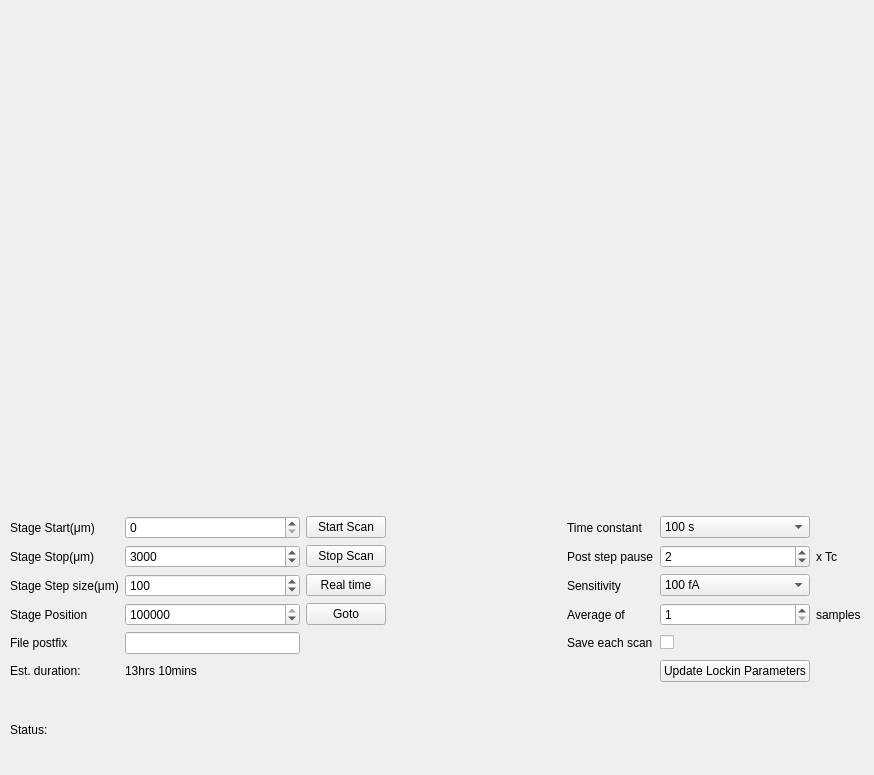
<?xml version="1.0" encoding="UTF-8"?>
<ui version="4.0">
 <class>MainWindow</class>
 <widget class="QMainWindow" name="MainWindow">
  <property name="geometry">
   <rect>
    <x>0</x>
    <y>0</y>
    <width>874</width>
    <height>775</height>
   </rect>
  </property>
  <property name="windowTitle">
   <string>MainWindow</string>
  </property>
  <widget class="QWidget" name="centralwidget">
   <widget class="QWidget" name="verticalLayoutWidget">
    <property name="geometry">
     <rect>
      <x>10</x>
      <y>10</y>
      <width>851</width>
      <height>761</height>
     </rect>
    </property>
    <layout class="QVBoxLayout" name="verticalLayout">
     <item>
      <widget class="QWidget" name="wplot" native="true">
       <property name="enabled">
        <bool>true</bool>
       </property>
       <property name="minimumSize">
        <size>
         <width>700</width>
         <height>500</height>
        </size>
       </property>
       <property name="maximumSize">
        <size>
         <width>2000</width>
         <height>2000</height>
        </size>
       </property>
      </widget>
     </item>
     <item>
      <layout class="QGridLayout" name="gridLayout_2">
       <item row="3" column="1">
        <widget class="QSpinBox" name="nPosition">
         <property name="maximum">
          <number>300000</number>
         </property>
         <property name="value">
          <number>135000</number>
         </property>
        </widget>
       </item>
       <item row="3" column="2">
        <widget class="QPushButton" name="btnGoto">
         <property name="text">
          <string>Goto</string>
         </property>
         <property name="checkable">
          <bool>false</bool>
         </property>
         <property name="autoDefault">
          <bool>false</bool>
         </property>
        </widget>
       </item>
       <item row="1" column="2">
        <widget class="QPushButton" name="btnStop">
         <property name="text">
          <string>Stop Scan</string>
         </property>
         <property name="autoDefault">
          <bool>false</bool>
         </property>
        </widget>
       </item>
       <item row="2" column="0">
        <widget class="QLabel" name="label_3">
         <property name="text">
          <string>Stage Step size(μm)</string>
         </property>
        </widget>
       </item>
       <item row="0" column="4">
        <widget class="QLabel" name="label_5">
         <property name="text">
          <string>Time constant</string>
         </property>
        </widget>
       </item>
       <item row="1" column="4">
        <widget class="QLabel" name="label_10">
         <property name="text">
          <string>Post step pause</string>
         </property>
        </widget>
       </item>
       <item row="0" column="2">
        <widget class="QPushButton" name="btnStart">
         <property name="text">
          <string notr="true">Start Scan</string>
         </property>
         <property name="shortcut">
          <string notr="true"/>
         </property>
         <property name="autoDefault">
          <bool>false</bool>
         </property>
         <property name="default">
          <bool>false</bool>
         </property>
         <property name="flat">
          <bool>false</bool>
         </property>
        </widget>
       </item>
       <item row="2" column="2">
        <widget class="QPushButton" name="btnRealtime">
         <property name="text">
          <string>Real time</string>
         </property>
         <property name="autoDefault">
          <bool>false</bool>
         </property>
        </widget>
       </item>
       <item row="1" column="0">
        <widget class="QLabel" name="label_2">
         <property name="text">
          <string>Stage Stop(μm)</string>
         </property>
        </widget>
       </item>
       <item row="3" column="3">
        <spacer name="horizontalSpacer_4">
         <property name="orientation">
          <enum>Qt::Horizontal</enum>
         </property>
         <property name="sizeHint" stdset="0">
          <size>
           <width>40</width>
           <height>20</height>
          </size>
         </property>
        </spacer>
       </item>
       <item row="0" column="1">
        <widget class="QSpinBox" name="nStart">
         <property name="maximum">
          <number>150000</number>
         </property>
        </widget>
       </item>
       <item row="0" column="0">
        <widget class="QLabel" name="label">
         <property name="text">
          <string>Stage Start(μm)</string>
         </property>
        </widget>
       </item>
       <item row="2" column="3">
        <spacer name="horizontalSpacer_3">
         <property name="orientation">
          <enum>Qt::Horizontal</enum>
         </property>
         <property name="sizeHint" stdset="0">
          <size>
           <width>40</width>
           <height>20</height>
          </size>
         </property>
        </spacer>
       </item>
       <item row="3" column="0">
        <widget class="QLabel" name="label_4">
         <property name="text">
          <string>Stage Position</string>
         </property>
        </widget>
       </item>
       <item row="4" column="4">
        <widget class="QLabel" name="label_8">
         <property name="text">
          <string>Save each scan</string>
         </property>
        </widget>
       </item>
       <item row="3" column="5">
        <widget class="QSpinBox" name="nAvg">
         <property name="minimum">
          <number>1</number>
         </property>
        </widget>
       </item>
       <item row="1" column="5">
        <widget class="QSpinBox" name="nPostmove">
         <property name="minimum">
          <number>0</number>
         </property>
         <property name="maximum">
          <number>30</number>
         </property>
         <property name="value">
          <number>2</number>
         </property>
        </widget>
       </item>
       <item row="3" column="4">
        <widget class="QLabel" name="label_7">
         <property name="text">
          <string>Average of</string>
         </property>
        </widget>
       </item>
       <item row="2" column="4">
        <widget class="QLabel" name="label_6">
         <property name="text">
          <string>Sensitivity</string>
         </property>
        </widget>
       </item>
       <item row="2" column="1">
        <widget class="QSpinBox" name="nStepsize">
         <property name="minimum">
          <number>1</number>
         </property>
         <property name="maximum">
          <number>500</number>
         </property>
         <property name="value">
          <number>100</number>
         </property>
        </widget>
       </item>
       <item row="0" column="3">
        <spacer name="horizontalSpacer">
         <property name="orientation">
          <enum>Qt::Horizontal</enum>
         </property>
         <property name="sizeHint" stdset="0">
          <size>
           <width>40</width>
           <height>20</height>
          </size>
         </property>
        </spacer>
       </item>
       <item row="1" column="3">
        <spacer name="horizontalSpacer_2">
         <property name="orientation">
          <enum>Qt::Horizontal</enum>
         </property>
         <property name="sizeHint" stdset="0">
          <size>
           <width>40</width>
           <height>20</height>
          </size>
         </property>
        </spacer>
       </item>
       <item row="4" column="5">
        <widget class="QCheckBox" name="cbSaveall">
         <property name="text">
          <string/>
         </property>
         <property name="checked">
          <bool>false</bool>
         </property>
        </widget>
       </item>
       <item row="0" column="5">
        <widget class="QComboBox" name="ddTc">
         <item>
          <property name="text">
           <string>100 s</string>
          </property>
         </item>
         <item>
          <property name="text">
           <string>30 s</string>
          </property>
         </item>
         <item>
          <property name="text">
           <string>10 s</string>
          </property>
         </item>
         <item>
          <property name="text">
           <string>3 s</string>
          </property>
         </item>
         <item>
          <property name="text">
           <string>1 s</string>
          </property>
         </item>
         <item>
          <property name="text">
           <string>300 ms</string>
          </property>
         </item>
         <item>
          <property name="text">
           <string>100 ms</string>
          </property>
         </item>
         <item>
          <property name="text">
           <string>30 ms</string>
          </property>
         </item>
         <item>
          <property name="text">
           <string>10 ms</string>
          </property>
         </item>
         <item>
          <property name="text">
           <string>3 ms</string>
          </property>
         </item>
         <item>
          <property name="text">
           <string>1 ms</string>
          </property>
         </item>
        </widget>
       </item>
       <item row="1" column="1">
        <widget class="QSpinBox" name="nStop">
         <property name="maximum">
          <number>500000</number>
         </property>
         <property name="value">
          <number>3000</number>
         </property>
        </widget>
       </item>
       <item row="2" column="5">
        <widget class="QComboBox" name="ddSens">
         <property name="maxVisibleItems">
          <number>20</number>
         </property>
         <item>
          <property name="text">
           <string>100 fA</string>
          </property>
         </item>
         <item>
          <property name="text">
           <string>200 fA</string>
          </property>
         </item>
         <item>
          <property name="text">
           <string>500 fA</string>
          </property>
         </item>
         <item>
          <property name="text">
           <string>1 pA</string>
          </property>
         </item>
         <item>
          <property name="text">
           <string>2 pA</string>
          </property>
         </item>
         <item>
          <property name="text">
           <string>5 pA</string>
          </property>
         </item>
         <item>
          <property name="text">
           <string>10 pA</string>
          </property>
         </item>
         <item>
          <property name="text">
           <string>20 pA</string>
          </property>
         </item>
         <item>
          <property name="text">
           <string>50 pA</string>
          </property>
         </item>
         <item>
          <property name="text">
           <string>100 pA</string>
          </property>
         </item>
         <item>
          <property name="text">
           <string>200 pA</string>
          </property>
         </item>
         <item>
          <property name="text">
           <string>500 pA</string>
          </property>
         </item>
         <item>
          <property name="text">
           <string>1 nA</string>
          </property>
         </item>
         <item>
          <property name="text">
           <string>2 nA</string>
          </property>
         </item>
         <item>
          <property name="text">
           <string>5 nA</string>
          </property>
         </item>
         <item>
          <property name="text">
           <string>10 nA</string>
          </property>
         </item>
         <item>
          <property name="text">
           <string>20 nA</string>
          </property>
         </item>
         <item>
          <property name="text">
           <string>50 nA</string>
          </property>
         </item>
         <item>
          <property name="text">
           <string>100 nA</string>
          </property>
         </item>
         <item>
          <property name="text">
           <string>200 nA</string>
          </property>
         </item>
         <item>
          <property name="text">
           <string>500 nA</string>
          </property>
         </item>
        </widget>
       </item>
       <item row="5" column="5">
        <widget class="QPushButton" name="btnUpdate">
         <property name="text">
          <string>Update Lockin Parameters</string>
         </property>
        </widget>
       </item>
       <item row="3" column="6">
        <widget class="QLabel" name="label_9">
         <property name="text">
          <string>samples</string>
         </property>
        </widget>
       </item>
       <item row="1" column="6">
        <widget class="QLabel" name="label_11">
         <property name="text">
          <string>x Tc</string>
         </property>
        </widget>
       </item>
       <item row="5" column="0">
        <widget class="QLabel" name="label_12">
         <property name="text">
          <string>Est. duration:</string>
         </property>
        </widget>
       </item>
       <item row="5" column="1" colspan="2">
        <widget class="QLabel" name="lblEstduration">
         <property name="text">
          <string>13hrs 10mins</string>
         </property>
        </widget>
       </item>
       <item row="4" column="0">
        <widget class="QLabel" name="label_13">
         <property name="text">
          <string>File postfix</string>
         </property>
        </widget>
       </item>
       <item row="4" column="1">
        <widget class="QLineEdit" name="fileprefix">
         <property name="maxLength">
          <number>32</number>
         </property>
        </widget>
       </item>
      </layout>
     </item>
     <item>
      <widget class="QLabel" name="statusBar">
       <property name="text">
        <string>Status: </string>
       </property>
      </widget>
     </item>
    </layout>
   </widget>
  </widget>
 </widget>
 <resources/>
 <connections/>
</ui>
